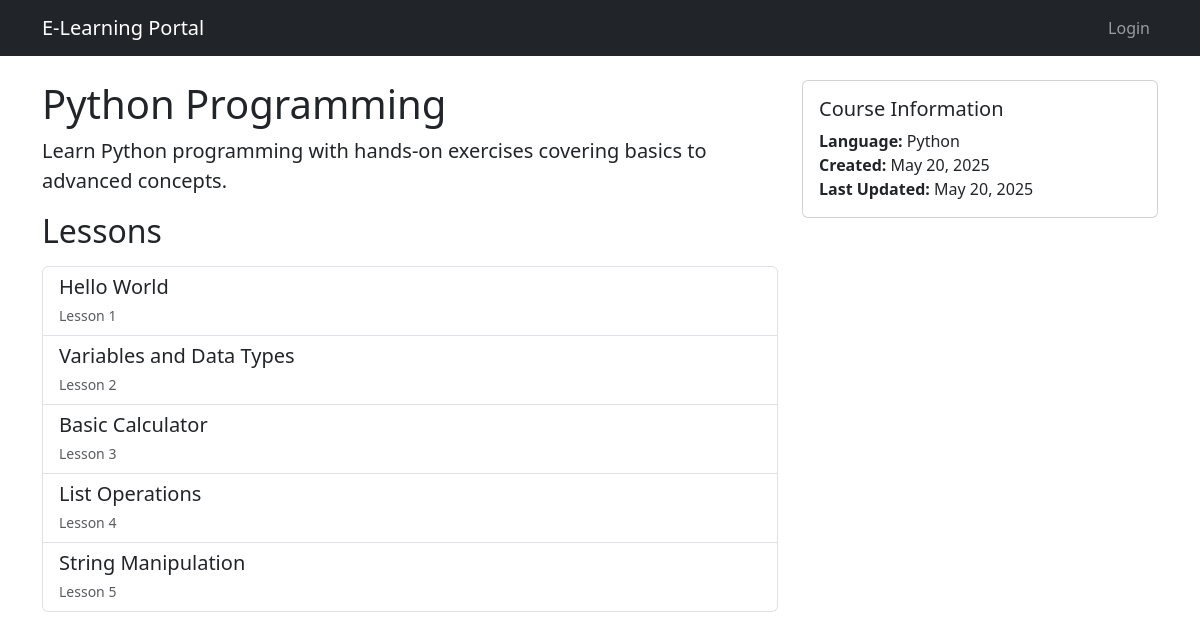
The app's page /course/1/ with its own data.
### courses/models.py (models this page shows, shortened)
class Course(models.Model):
    title = models.CharField(max_length=200)
    description = models.TextField()
    language = models.CharField(max_length=50)
    created_at = models.DateTimeField(auto_now_add=True)
    updated_at = models.DateTimeField(auto_now=True)
    image = models.ImageField(upload_to='course_images/', null=True, blank=True)

class Lesson(models.Model):
    course = models.ForeignKey(Course, on_delete=models.CASCADE, related_name='lessons')
    title = models.CharField(max_length=200)
    content = models.TextField()
    order = models.IntegerField()
    exercise = models.TextField(blank=True)
    solution = models.TextField(blank=True)
    class Meta:
        ordering = ['order']

### courses/views.py (the view)
# urls.py: path('course/<int:course_id>/', views.course_detail, name='course_detail'),
def course_detail(request, course_id):
    course = get_object_or_404(Course, id=course_id)
    lessons = course.lessons.all()
    if request.user.is_authenticated:
        progress, created = UserProgress.objects.get_or_create(
            user=request.user,
            course=course
        )
        completed_lessons = progress.completed_lessons.all()
    else:
        progress = None
        completed_lessons = []
    return render(request, 'courses/course_detail.html', {
        'course': course,
        'lessons': lessons,
        'progress': progress,
        'completed_lessons': completed_lessons
    })

### courses/templates/courses/course_detail.html (shortened to what this page needs)
{% extends 'courses/base.html' %}
{% block content %}
<div class="row">
    <div class="col-md-8">
        <h1>{{ course.title }}</h1>
        <p class="lead">{{ course.description }}</p>
        <h2 class="mb-3">Lessons</h2>
        <div class="list-group">
            {% for lesson in lessons %}
            <a href="{% url 'courses:lesson_detail' course.id lesson.id %}"
               class="list-group-item list-group-item-action {% if lesson in completed_lessons %}list-group-item-success{% endif %}">
                <div class="d-flex w-100 justify-content-between">
                    <h5 class="mb-1">{{ lesson.title }}</h5>
                </div>
                <small class="text-muted">Lesson {{ lesson.order }}</small>
            </a>
            {% empty %}
            <div class="alert alert-info">
                No lessons available for this course yet.
            </div>
            {% endfor %}
        </div>
    </div>
    <div class="col-md-4">
        <div class="card">
            <div class="card-body">
                <h5 class="card-title">Course Information</h5>
                <p class="card-text">
                    <strong>Language:</strong> {{ course.language }}<br>
                    <strong>Created:</strong> {{ course.created_at|date:"F j, Y" }}<br>
                    <strong>Last Updated:</strong> {{ course.updated_at|date:"F j, Y" }}
                </p>
            </div>
        </div>
    </div>
</div>
{% endblock %}

### records on screen
Course: title "Python Programming", description "Learn Python programming with hands-on exercises covering basics to advanced concepts.", language "Python", created_at "May 20, 2025", updated_at "May 20, 2025"
Lesson: title "Hello World", order "1"
Lesson: title "Variables and Data Types", order "2"
Lesson: title "Basic Calculator", order "3"
Lesson: title "List Operations", order "4"
Lesson: title "String Manipulation", order "5"
